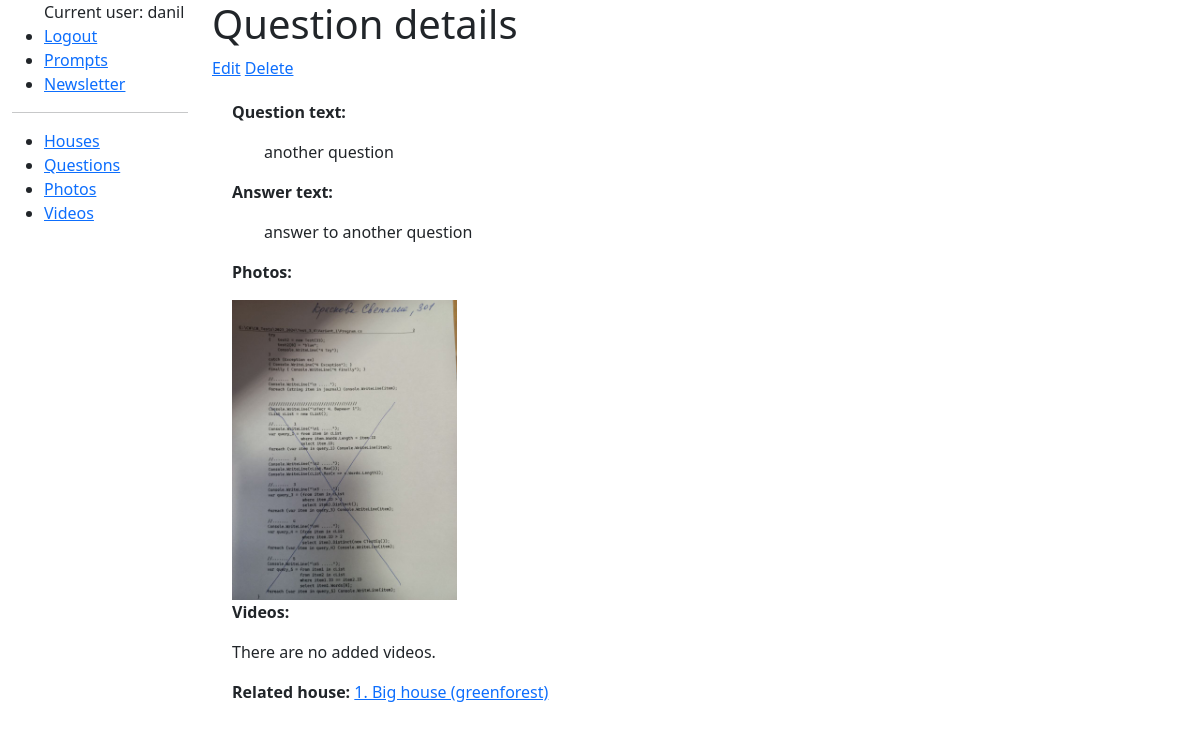
Screenshot of /question/2/ (signed in) with the database file from the repository.
### bot/models.py (models this page shows, shortened)
class Question(models.Model):
    user = models.ForeignKey(User, on_delete=models.CASCADE)
    question_number = models.PositiveIntegerField(default=0)
    question_text = models.TextField(max_length=200)
    answer_text = models.TextField(max_length=500)
    house = models.ForeignKey(House, on_delete=models.CASCADE)

class Photo(models.Model):
    user = models.ForeignKey(User, on_delete=models.CASCADE)
    photo = models.ImageField()
    house = models.ForeignKey('House', on_delete=models.CASCADE, blank=True, null=True)
    question = models.ForeignKey('Question', on_delete=models.CASCADE, blank=True, null=True)

class House(models.Model):
    user = models.ForeignKey(User, on_delete=models.CASCADE)
    house_number = models.PositiveIntegerField(default=0)
    house_name = models.CharField(max_length=100, blank=True, null=True)
    address = models.CharField(max_length=100)
    def __str__(self):
        return f"{self.house_number}. {self.house_name} ({self.address})"

### bot/views.py (the view)
# urls.py: path('question/<int:pk>/', views.QuestionDetailView.as_view(), name='question-detail'),
class QuestionDetailView(LoginRequiredMixin, QuestionAccessMixin, generic.DetailView):
    model = Question
    def get_queryset(self):
        return Question.objects.filter(user=self.request.user)

### bot/views.py (called while the page is built)
    def test_func(self):
        question = get_object_or_404(Question, pk=self.kwargs['pk'])
        return self.request.user == question.user

### bot/templates/bot/question_detail.html
{% extends "bot/base_generic.html" %}
{% block content %}
<h1>Question details</h1>
{% if question %}
    <a href="{% url 'bot:question-update' question.pk %}">Edit</a>
    <a href="{% url 'bot:question-delete' question.pk %}">Delete</a>
    <div style="margin-left:20px;margin-top:20px">
        <p><strong>Question text:</strong></p>
        <ul>{{ question.question_text }}</ul>
        <p><strong>Answer text:</strong></p>
        <ul>{{ question.answer_text }}</ul>
        <p><strong>Photos:</strong></p>
        {% if question.photo_set.all %}
            {% for photo in question.photo_set.all %}
                <img src="{{ photo.photo.url }}" style="max-height:300px;">
            {% endfor %}
        {% else %}
            <p>There are no added photos.</p>
        {% endif %}
        <p><strong>Videos:</strong></p>
        {% if question.video_set.all %}
            {% for video in question.video_set.all %}
                <video width="640" heigth="360" controls>
                    <source src="{{ video.video.url }}" type="video/mp4">
                    Your browser doesn't support video tag.
                </video>
            {% endfor %}
        {% else %}
            <p>There are no added videos.</p>
        {% endif %}
        <strong>Related house:</strong>
        <a href="{% url 'bot:house-detail' question.house.pk %}">{{ question.house }}</a>
    </div>
{% else %}
    <p>Question doesn't exist.</p>
{% endif %}
{% endblock %}

### bot/templates/bot/base_generic.html (shortened to what this page needs)
<!DOCTYPE html>
<html lang="en">
  <head>
    <link href="https://cdn.jsdelivr.net/npm/bootstrap@5.3.2/dist/css/bootstrap.min.css"
      rel="stylesheet"
>
    <!-- {% load static %}
    <link rel="stylesheet" href="{% static 'catalog/css/styles.css' %}" /> -->
  </head>
  <body>
    <div class="container-fluid">
      <div class="row">
        <div class="col-sm-2">
          {% block sidebar %}
          {% if user.is_authenticated %}
          <ul>
            Current user: {{ user }}
            <li><a href="{% url 'logout' %}">Logout</a></li>
            <li><a href="{% url 'bot:prompts-update' %}">Prompts</a></li>
            <li><a href="{% url 'bot:newsletter' %}">Newsletter</a></li>
          </ul>
          <hr>
          <ul class="sidebar-nav">
              <li><a href="{% url 'bot:houses' %}">Houses</a></li>
              <li><a href="{% url 'bot:questions' %}">Questions</a></li>
              <li><a href="{% url 'bot:photos' %}">Photos</a></li>
              <li><a href="{% url 'bot:videos' %}">Videos</a></li>
            </ul>
          {% endif %}
          {% endblock %}
        </div>
        <div class="col-sm-10 ">
            {% block content %}{% endblock %}
        </div>
      </div>
    </div>
  </body>
</html>

### rows the page displays
Question: question_text "another question", answer_text "answer to another question", house "1. Big house (greenforest)"
Photo: photo (picture)

### other values shown
{{ user }} "danil"
